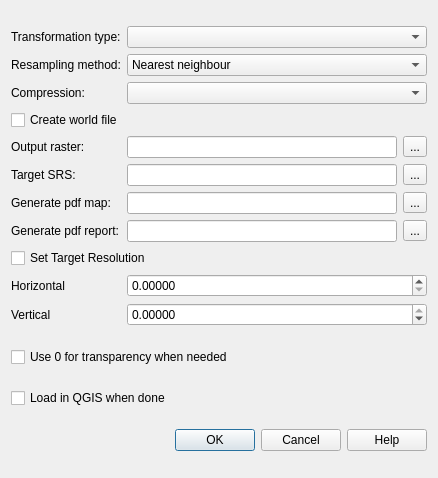
<?xml version="1.0" encoding="UTF-8"?>
<ui version="4.0">
 <class>QgsTransformSettingsDialog</class>
 <widget class="QDialog" name="QgsTransformSettingsDialog">
  <property name="geometry">
   <rect>
    <x>0</x>
    <y>0</y>
    <width>438</width>
    <height>478</height>
   </rect>
  </property>
  <property name="windowTitle">
   <string>Transformation settings</string>
  </property>
  <layout class="QGridLayout" name="gridLayout_2">
   <item row="0" column="0">
    <layout class="QGridLayout" name="gridLayout">
     <item row="0" column="0">
      <widget class="QLabel" name="label">
       <property name="text">
        <string>Transformation type:</string>
       </property>
      </widget>
     </item>
     <item row="0" column="1">
      <widget class="QComboBox" name="cmbTransformType">
       <property name="sizePolicy">
        <sizepolicy hsizetype="Preferred" vsizetype="Fixed">
         <horstretch>0</horstretch>
         <verstretch>0</verstretch>
        </sizepolicy>
       </property>
      </widget>
     </item>
     <item row="1" column="0">
      <widget class="QLabel" name="textLabel1">
       <property name="text">
        <string>Resampling method:</string>
       </property>
       <property name="buddy">
        <cstring>cmbResampling</cstring>
       </property>
      </widget>
     </item>
     <item row="1" column="1">
      <widget class="QComboBox" name="cmbResampling">
       <property name="currentIndex">
        <number>0</number>
       </property>
       <item>
        <property name="text">
         <string>Nearest neighbour</string>
        </property>
       </item>
       <item>
        <property name="text">
         <string>Linear</string>
        </property>
       </item>
       <item>
        <property name="text">
         <string>Cubic</string>
        </property>
       </item>
       <item>
        <property name="text">
         <string>Cubic Spline</string>
        </property>
       </item>
       <item>
        <property name="text">
         <string>Lanczos</string>
        </property>
       </item>
      </widget>
     </item>
     <item row="2" column="0">
      <widget class="QLabel" name="mCompressionLabel">
       <property name="text">
        <string>Compression:</string>
       </property>
       <property name="buddy">
        <cstring>cmbCompressionComboBox</cstring>
       </property>
      </widget>
     </item>
     <item row="2" column="1">
      <widget class="QComboBox" name="cmbCompressionComboBox">
       <property name="sizePolicy">
        <sizepolicy hsizetype="Preferred" vsizetype="Fixed">
         <horstretch>0</horstretch>
         <verstretch>0</verstretch>
        </sizepolicy>
       </property>
      </widget>
     </item>
     <item row="4" column="0">
      <widget class="QLabel" name="label_2">
       <property name="text">
        <string>Output raster:</string>
       </property>
      </widget>
     </item>
     <item row="4" column="1">
      <layout class="QHBoxLayout" name="horizontalLayout">
       <item>
        <widget class="QLineEdit" name="leOutputRaster"/>
       </item>
       <item>
        <widget class="QToolButton" name="tbnOutputRaster">
         <property name="text">
          <string>...</string>
         </property>
        </widget>
       </item>
      </layout>
     </item>
     <item row="5" column="0">
      <widget class="QLabel" name="label_3">
       <property name="text">
        <string>Target SRS:</string>
       </property>
      </widget>
     </item>
     <item row="5" column="1">
      <layout class="QHBoxLayout" name="horizontalLayout_2">
       <item>
        <widget class="QLineEdit" name="leTargetSRS"/>
       </item>
       <item>
        <widget class="QToolButton" name="tbnTargetSRS">
         <property name="text">
          <string>...</string>
         </property>
        </widget>
       </item>
      </layout>
     </item>
     <item row="7" column="0">
      <widget class="QLabel" name="label_6">
       <property name="text">
        <string>Generate pdf report:</string>
       </property>
      </widget>
     </item>
     <item row="7" column="1">
      <layout class="QHBoxLayout" name="horizontalLayout_3">
       <item>
        <widget class="QLineEdit" name="mReportFileLineEdit"/>
       </item>
       <item>
        <widget class="QToolButton" name="tbnReportFile">
         <property name="text">
          <string>...</string>
         </property>
        </widget>
       </item>
      </layout>
     </item>
     <item row="8" column="0" colspan="2">
      <widget class="QCheckBox" name="cbxUserResolution">
       <property name="text">
        <string>Set Target Resolution</string>
       </property>
      </widget>
     </item>
     <item row="9" column="0">
      <widget class="QLabel" name="label_4">
       <property name="text">
        <string>Horizontal</string>
       </property>
      </widget>
     </item>
     <item row="9" column="1">
      <widget class="QgsValidatedDoubleSpinBox" name="dsbHorizRes">
       <property name="decimals">
        <number>5</number>
       </property>
       <property name="minimum">
        <double>0.000000000000000</double>
       </property>
       <property name="maximum">
        <double>999999.000000000000000</double>
       </property>
      </widget>
     </item>
     <item row="10" column="0">
      <widget class="QLabel" name="label_5">
       <property name="text">
        <string>Vertical</string>
       </property>
      </widget>
     </item>
     <item row="10" column="1">
      <widget class="QgsValidatedDoubleSpinBox" name="dsbVerticalRes">
       <property name="sizePolicy">
        <sizepolicy hsizetype="Minimum" vsizetype="Fixed">
         <horstretch>0</horstretch>
         <verstretch>0</verstretch>
        </sizepolicy>
       </property>
       <property name="frame">
        <bool>true</bool>
       </property>
       <property name="decimals">
        <number>5</number>
       </property>
       <property name="minimum">
        <double>-999999.000000000000000</double>
       </property>
       <property name="maximum">
        <double>0.000000000000000</double>
       </property>
      </widget>
     </item>
     <item row="3" column="0" colspan="2">
      <widget class="QCheckBox" name="mWorldFileCheckBox">
       <property name="text">
        <string>Create world file</string>
       </property>
      </widget>
     </item>
     <item row="6" column="0">
      <widget class="QLabel" name="label_7">
       <property name="text">
        <string>Generate pdf map:</string>
       </property>
      </widget>
     </item>
     <item row="6" column="1">
      <layout class="QHBoxLayout" name="horizontalLayout_4">
       <item>
        <widget class="QLineEdit" name="mMapFileLineEdit"/>
       </item>
       <item>
        <widget class="QToolButton" name="tbnMapFile">
         <property name="text">
          <string>...</string>
         </property>
        </widget>
       </item>
      </layout>
     </item>
    </layout>
   </item>
   <item row="1" column="0">
    <widget class="QCheckBox" name="cbxZeroAsTrans">
     <property name="text">
      <string>Use 0 for transparency when needed</string>
     </property>
     <property name="checked">
      <bool>false</bool>
     </property>
    </widget>
   </item>
   <item row="2" column="0">
    <widget class="QCheckBox" name="cbxLoadInQgisWhenDone">
     <property name="text">
      <string>Load in QGIS when done</string>
     </property>
    </widget>
   </item>
   <item row="3" column="0">
    <widget class="QDialogButtonBox" name="buttonBox">
     <property name="orientation">
      <enum>Qt::Horizontal</enum>
     </property>
     <property name="standardButtons">
      <set>QDialogButtonBox::Cancel|QDialogButtonBox::Help|QDialogButtonBox::Ok</set>
     </property>
    </widget>
   </item>
  </layout>
 </widget>
 <customwidgets>
  <customwidget>
   <class>QgsValidatedDoubleSpinBox</class>
   <extends>QDoubleSpinBox</extends>
   <header>qgsvalidateddoublespinbox.h</header>
  </customwidget>
 </customwidgets>
 <tabstops>
  <tabstop>cmbTransformType</tabstop>
  <tabstop>cmbResampling</tabstop>
  <tabstop>cmbCompressionComboBox</tabstop>
  <tabstop>leOutputRaster</tabstop>
  <tabstop>tbnOutputRaster</tabstop>
  <tabstop>leTargetSRS</tabstop>
  <tabstop>tbnTargetSRS</tabstop>
  <tabstop>cbxUserResolution</tabstop>
  <tabstop>dsbHorizRes</tabstop>
  <tabstop>dsbVerticalRes</tabstop>
  <tabstop>cbxZeroAsTrans</tabstop>
  <tabstop>cbxLoadInQgisWhenDone</tabstop>
  <tabstop>buttonBox</tabstop>
 </tabstops>
 <resources/>
 <connections>
  <connection>
   <sender>buttonBox</sender>
   <signal>accepted()</signal>
   <receiver>QgsTransformSettingsDialog</receiver>
   <slot>accept()</slot>
   <hints>
    <hint type="sourcelabel">
     <x>248</x>
     <y>254</y>
    </hint>
    <hint type="destinationlabel">
     <x>157</x>
     <y>274</y>
    </hint>
   </hints>
  </connection>
  <connection>
   <sender>buttonBox</sender>
   <signal>rejected()</signal>
   <receiver>QgsTransformSettingsDialog</receiver>
   <slot>reject()</slot>
   <hints>
    <hint type="sourcelabel">
     <x>316</x>
     <y>260</y>
    </hint>
    <hint type="destinationlabel">
     <x>286</x>
     <y>274</y>
    </hint>
   </hints>
  </connection>
 </connections>
</ui>
